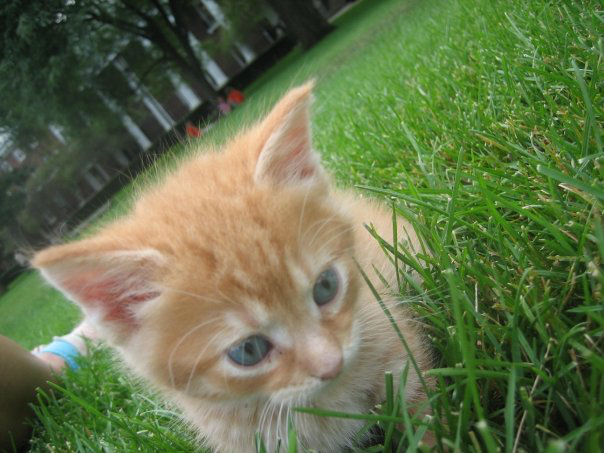
#> input picture Project 1/jieting2_proj1/image/cat.png, 604 x 453 px
$ python Project_1.py
#> lines starting #> are read from the running program, lines starting #| are printed output that depends on the picture

# coding: utf-8

# # Programming Project #1: Hybrid Images

# ## CS445: Computational Photography - Fall 2019

# ### Part I: Hybrid Images

# In[1]:


import cv2

import numpy as np
import matplotlib.pyplot as plt
from matplotlib.colors import LogNorm
from scipy import signal

import utils


# In[2]:


get_ipython().run_line_magic('matplotlib', 'notebook')


# In[40]:


im1_file = './image/cat.png'
im2_file = './image/bird.jpg'

im1 = cv2.imread(im1_file, cv2.IMREAD_GRAYSCALE)
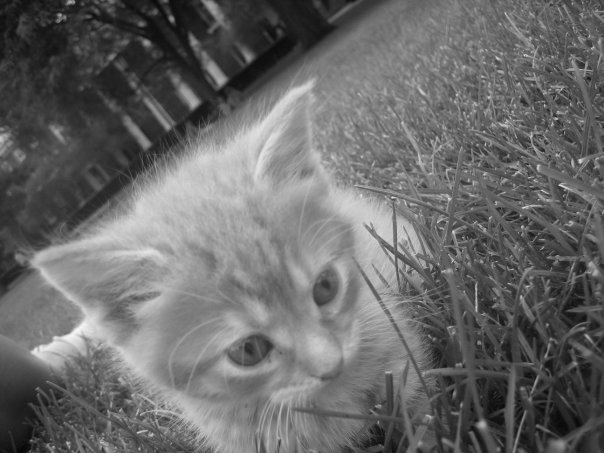
#> im1: shape (453, 604); min 2, max 247, mean 105
im2 = cv2.imread(im2_file, cv2.IMREAD_GRAYSCALE)
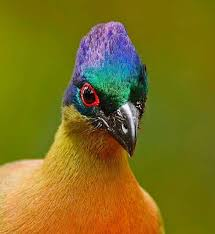
#> input picture Project 1/jieting2_proj1/image/bird.jpg, 215 x 234 px
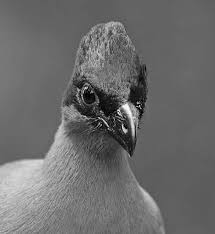
#> im2: shape (234, 215); min 0, max 255, mean 107.4


# In[41]:


#> (the run stopped early here; a loop or call above may not have finished)
